Frame 1 (no input): blank canvas, image omitted
Frame 60 (no input): blank canvas, image omitted
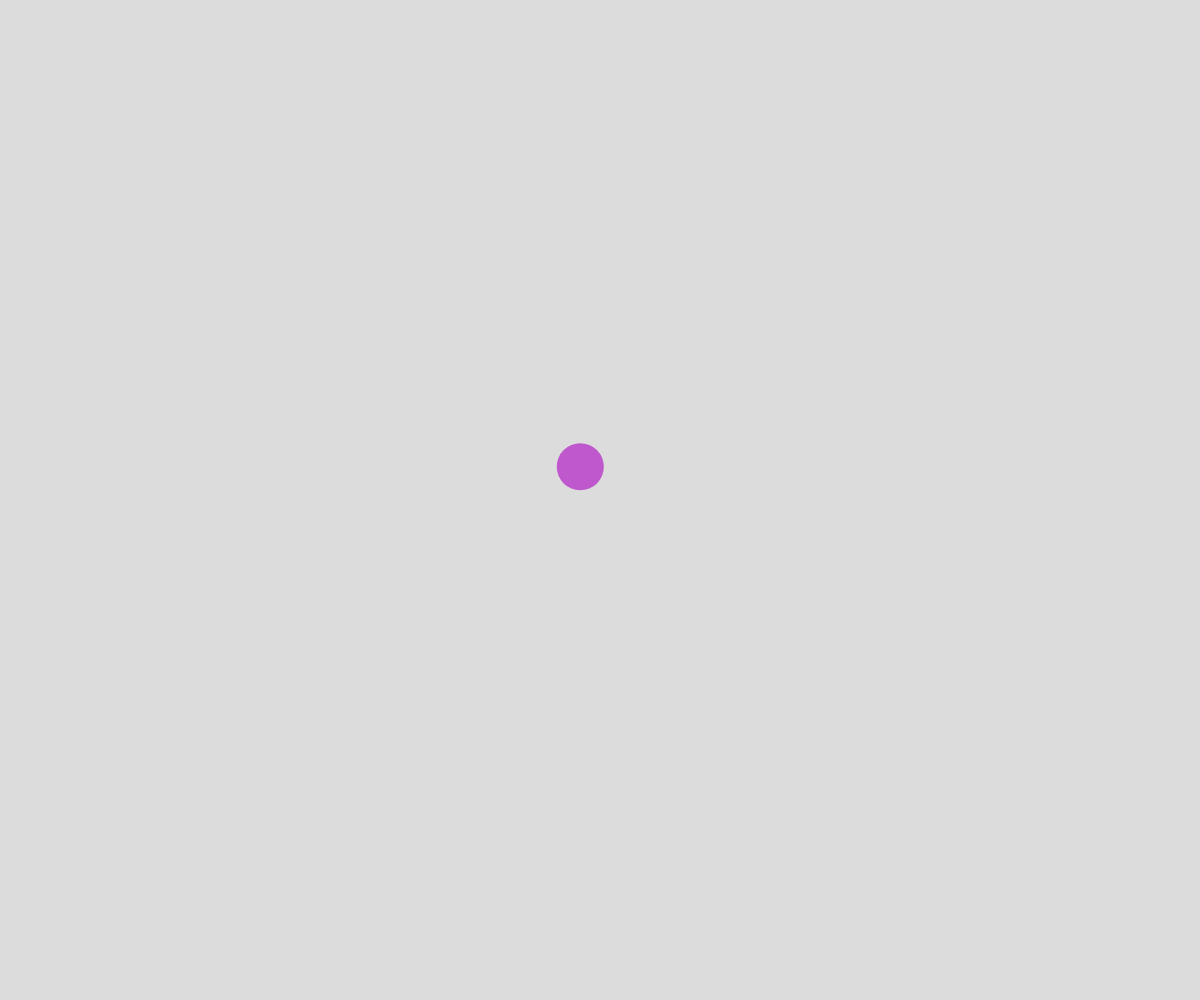
Frame 120 (the mouse pressed at the canvas centre since frame 60)

The p5.js sketch whose frames 1 and 60 were blank and that drew this single picture after the mouse press (run headless with seeded random() and noise() and a simulated clock; from frame 60 on, the mouse is pressed at the canvas centre):

// p5.js sketch
// ── sketch.js
let arrayOfBalls = [];

function setup() {
  createCanvas(windowWidth, windowHeight);
}

function draw() {
  background(220);
  for (let point of arrayOfBalls) {
    point.update();
    for (let otherPoint of arrayOfBalls) {
      if (otherPoint !== point) {
        point.ballBounceCheck(otherPoint);
      }
    }
  }
  for (let point of arrayOfBalls) {
    point.display();
  }
}

function mousePressed() {
  arrayOfBalls.push(new MovingPoint(mouseX, mouseY));
}

class MovingPoint {
  constructor(x, y) {
    this.x = x;
    this.y = y;
    this.origRadius = 15;
    this.maxRadius = 30;
    this.radius = 15;
    this.xTime = random(1000);
    this.yTime = random(1000);
    this.deltaTime = 0.05;
    this.speed = 5;
    this.r = random(255);
    this.g = random(255);
    this.b = random(255);
    this.dx = 0;
    this.dy = 0;
  }
  
  display() {
    noStroke();
    fill(this.r, this.g, this.b);
    circle(this.x, this.y, this.radius*2);
  }

  update() {
    this.move();
    this.teleporter();
    this.mouser();
  }

  mouser() {
    let mausDist = dist(this.x, this.y, mouseX, mouseY);
    if (mausDist < 90) {
      this.radius = map(mausDist, 0, 90, this.maxRadius, this.origRadius);
    }
    else {
      this.radius = this.origRadius;
    }
  }

  teleporter() {
    if (this.x + this.radius < 0) {
      this.x += width;
    }
    if (this.x - this.radius > width) {
      this.x -= width;
    }
    if (this.y + this.radius < 0) {
      this.y += height;
    }
    if (this.y - this.radius > height) {
      this.y -= height;
    }
  }

  move() {
    this.dx = noise(this.xTime);
    this.dy = noise(this.yTime);

    this.dx = map(this.dx, 0, 1, -this.speed, this.speed);
    this.dy = map(this.dy, 0, 1, -this.speed, this.speed);

    this.x += this.dx;
    this.y += this.dy;

    this.xTime += this.deltaTime;
    this.yTime += this.deltaTime;
  }

  ballBounceCheck(otherBall) {
    let seperation = dist(this.x, this.y, otherBall.x, otherBall.y);
    if (90 > seperation) {
      push();
      this.x += otherBall.dx/2;
      this.y += otherBall.dy/2;
      otherBall.x += this.dx/2;
      otherBall.y += this.dy/2;
      strokeWeight(7);
      stroke(this.r, this.g, this.b);
      line(this.x, this.y, otherBall.x, otherBall.y);
      pop();
    }
  }
}
